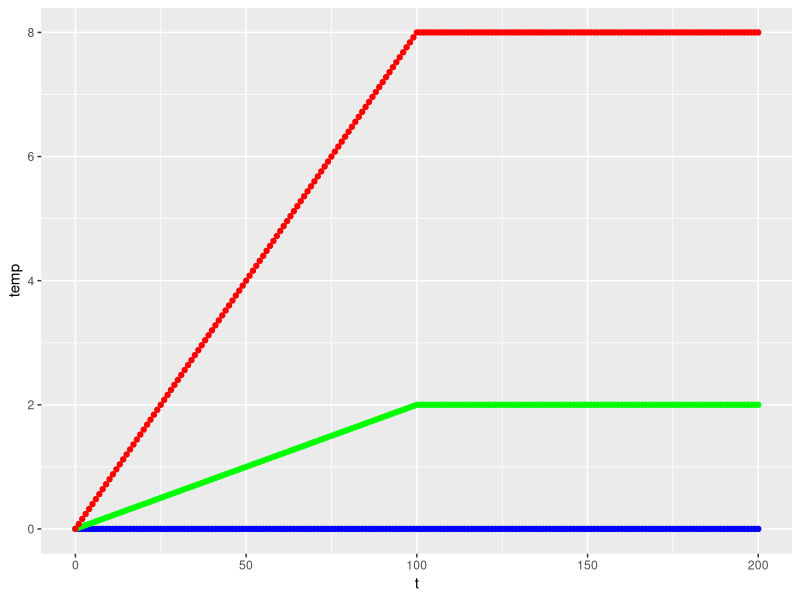
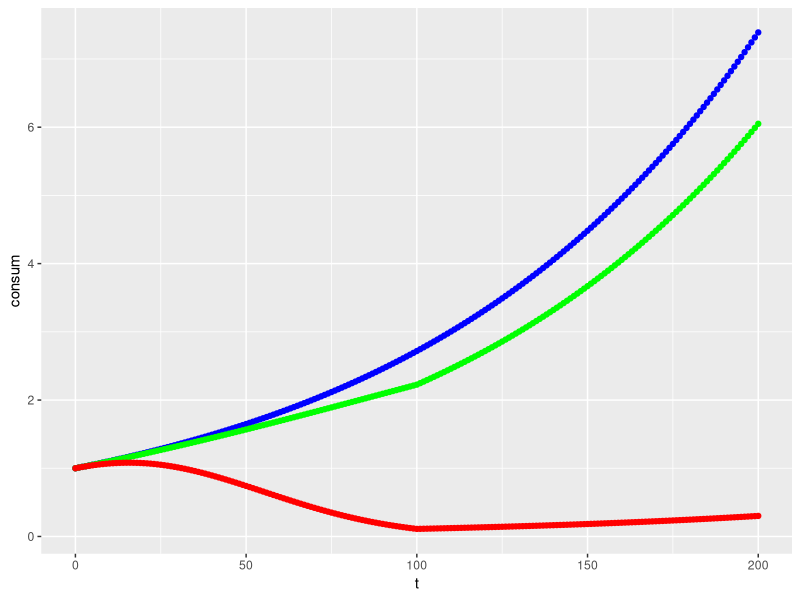
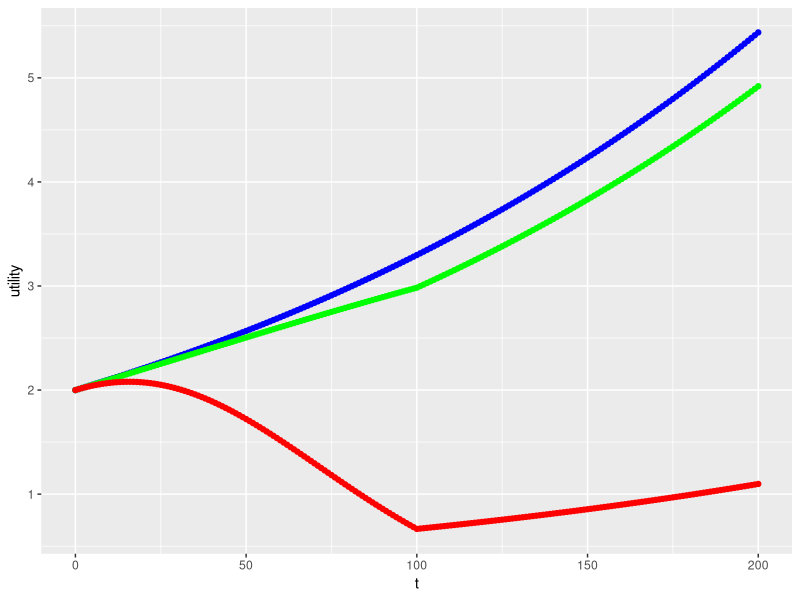

Write R code to recreate these figures, in order.
## ---- chunk 1
knitr::opts_chunk$set(echo = TRUE)

library(tidyverse)

# Variables:
# temperature at time t
# t = time
# t_diff = T = temperature at time 100 (given)

 #overall value for T

# Givens & Vectors:

t_vector <- seq(0,200, by = 1)

## ---- chunk 2
# Function 1 - Temperature(t)

temp <- function(t, t_diff){
  out = pmin((t*t_diff)/100,t_diff)
  return(out)
}


# Function 2 - Retention (t)

retention <- function(t, t_diff, B){
  out = exp(-B * (temp(t, t_diff))^2)
  return(out)
}


# Function 3 - Consumption (t)
consumption <- function(t, t_diff, B, g){
  out = retention(t, t_diff, B) * exp(g*t)
  return(out)
}


# Function 4 - Utility (C)

utility <- function(C, n){
  out = (C^(1-n))/(1-n)
  return(out)
}


# Function 5 - Discount Rate (Ramsey Rule)

r <- function(d, n, g){
  out = (d + n*g)
  return(out)
}


## ---- chunk 3
# T = 0

# Temperature df

temp_df_T_0 <- data.frame(t = t_vector) %>% 
  mutate(temp = temp(t_vector,
                     t_diff = 0))
  

# Retention df

retent_df_T_0 <- data.frame(t = t_vector) %>% 
  mutate(retent = retention(t_vector,
                            t_diff = 0,
                            B = .05)) 
# Consumption df

consum_df_T_0 <- data.frame(t = t_vector) %>% 
  mutate(consum = consumption(t_vector,
                              t_diff = 0,
                              B = 0.05,
                              g = 0.01))

# Utility df

C_0 <- consum_df_T_0$consum

utility_df_T_0 <- data.frame(t = t_vector) %>% 
  mutate(consum = C_0) %>% 
  mutate(utility = utility(C = C_0,
                           n = .5))
  
## ---- chunk 4
# T = 2

# Temperature df

temp_df_T_2 <- data.frame(t = t_vector) %>% 
  mutate(temp = temp(t_vector,
                     t_diff = 2)) 

# Retention df

retent_df_T_2 <- data.frame(t = t_vector) %>% 
  mutate(retent = retention(t_vector,
                            t_diff = 2,
                            B = .05)) 
# Consumption df

consum_df_T_2 <- data.frame(t = t_vector) %>% 
  mutate(consum = consumption(t_vector,
                              t_diff = 2,
                              B = 0.05,
                              g = 0.01))

# Utility df

C_2 <- consum_df_T_2$consum

utility_df_T_2 <- data.frame(t = t_vector) %>% 
  mutate(consum = C_2) %>% 
  mutate(utility = utility(C = C_2,
                           n = .5))
  
## ---- chunk 5
# T = 8

# Temperature df

temp_df_T_8 <- data.frame(t = t_vector) %>% 
  mutate(temp = temp(t_vector,
                     t_diff = 8))

# Retention df

retent_df_T_8 <- data.frame(t = t_vector) %>% 
  mutate(retent = retention(t_vector,
                            t_diff = 8,
                            B = .05)) 
# Consumption df

consum_df_T_8 <- data.frame(t = t_vector) %>% 
  mutate(consum = consumption(t_vector,
                              t_diff = 8,
                              B = 0.05,
                              g = 0.01))

# Utility df

C_8 <- consum_df_T_8$consum

utility_df_T_8 <- data.frame(t = t_vector) %>% 
  mutate(consum = C_8) %>% 
  mutate(utility = utility(C = C_8,
                           n = .5))
  
## ---- chunk 6
# a
# plot temperature over time
# scenario 1: no climate change


# scenario 2: moderate climate change

# scenario 3: major climate change
## ---- chunk 7
ggplot () +
  geom_point(data = temp_df_T_0,
             aes( x = t,
                  y = temp),
                  color = "blue") +
  geom_point(data = temp_df_T_2,
             aes( x = t,
                  y = temp),
                  color = "green") +
  geom_point(data = temp_df_T_8,
             aes( x = t,
                  y = temp),
                  color = "red")

             
## ---- chunk 8
ggplot () +
  geom_point(data = consum_df_T_0,
             aes( x = t,
                  y = consum),
                  color = "blue") +
  geom_point(data = consum_df_T_2,
             aes( x = t,
                  y = consum),
                  color = "green") +
  geom_point(data = consum_df_T_8,
             aes( x = t,
                  y = consum),
                  color = "red")
## ---- chunk 9
ggplot () +
  geom_point(data = utility_df_T_0,
             aes( x = t,
                  y = utility),
                  color = "blue") +
  geom_point(data = utility_df_T_2,
             aes( x = t,
                  y = utility),
                  color = "green") +
  geom_point(data = utility_df_T_8,
             aes( x = t,
                  y = utility),
                  color = "red")
## ---- chunk 10
# T = 4.4
# Maintained givens from plot 1

# Temperature df

temp_df_T_4_4 <- data.frame(t = t_vector) %>% 
  mutate(temp = temp(t_vector,
                     t_diff = 4.4))

# Retention df

retent_df_T_4_4 <- data.frame(t = t_vector) %>% 
  mutate(retent = retention(t_vector,
                            t_diff = 4.4,
                            B = .05)) 
# Consumption df

consum_df_T_4_4 <- data.frame(t = t_vector) %>% 
  mutate(consum = consumption(t_vector,
                              t_diff = 4.4,
                              B = 0.05,
                              g = 0.01))

# Utility df

C_4_4 <- consum_df_T_4_4$consum

utility_df_T_4_4 <- data.frame(t = t_vector) %>% 
  mutate(consum = C_4_4) %>% 
  mutate(utility = utility(C = C_4_4,
                           n = .5))
  
## ---- chunk 11
# Present value discounted over 200 years w/ climate change

# discount rate
r_given <- r(.005, .5, .01)

# Value calculation
pv_df_4_4 <- data.frame(t = t_vector) %>% 
  mutate(pv_4_4 = (utility_df_T_4_4$utility)/(1 + r_given)^(t_vector))

pv_4_4 = sum(pv_df_4_4$pv_4_4)

## ---- chunk 12
# Present value discounted over 200 years w/o climate change

# Value calculation
pv_df_0 <- data.frame(t = t_vector) %>% 
  mutate(pv_0 = (utility_df_T_0$utility)/(1 + r_given)^(t_vector))

pv_0 = sum(pv_df_0$pv_0)

## ---- chunk 13

L_cc <- abs(pv_0-pv_4_4)/pv_0 * 100


